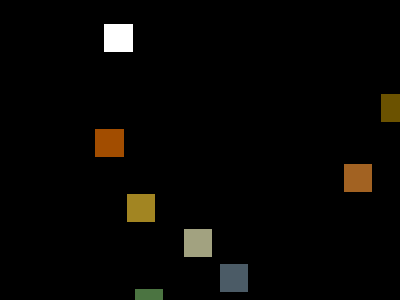
Frame 1 (no input)
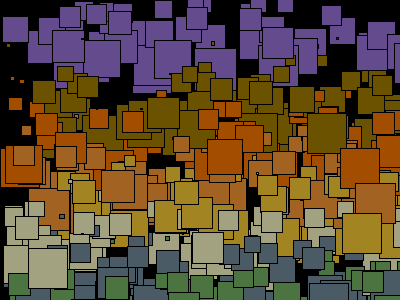
Frame 60 (the mouse pressed at the canvas centre just before this capture)
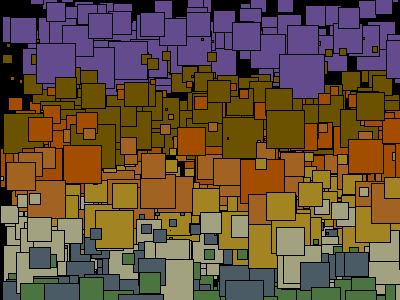
Frame 120 (the mouse held since frame 60 and released just before this capture)

The Processing sketch that drew these frames (run headless with seeded random() and noise(); from frame 60 on, the mouse is pressed at the canvas centre):

// Processing sketch: processing_38374
// ── processing_38374.pde

//Corinne Bridges
//Project 1
//September 20, 2011
//Drawing machine inspiration from Jared Tarbel's Box Fittings
//http://www.complexification.net/gallery/machines/boxFitting/


void setup() {
  size(400, 300);
  colorMode(RGB, 400);
  background(0);
}

int numOfSquares = 730; //number of squares
float rndSize;

void draw() {
  rndSize = random(45); //largest size of square

  if (numOfSquares > 500) { //if number of squares is more than 500
    rect(random(width), rndSize*2-35, rndSize, rndSize);
    fill(168, 130, 0); //draw random squares between 1 and 35 units.

    if (numOfSquares > 500) { //this 500 seems redundant, but without it the squares won't stop drawing.
      rect(random(width), rndSize*2+35, rndSize, rndSize);
      fill(255, 122, 0); //start drawing squares 35 units down from first one.

      if (numOfSquares > 500) {
        rect(random(width), rndSize*2+70, rndSize, rndSize);
        fill(255, 155, 54);

        if (numOfSquares > 500) {
          rect(random(width), rndSize*2+105, rndSize, rndSize);
          fill(255, 209, 54);

          if (numOfSquares > 500) {
            rect(random(width), rndSize*2+135, rndSize, rndSize);
            fill(255, 255, 201);

            if (numOfSquares > 500) {
              rect(random(width), rndSize*2+170, rndSize, rndSize);
              fill(119, 144, 160);

              if (numOfSquares > 500) {
                rect(random(width), rndSize*2+205, rndSize, rndSize);
                fill(119, 182, 103);

                if (numOfSquares > 500) {
                  rect(random(width), rndSize*2+230, rndSize, rndSize);
                  fill(157, 119, 222);
                }
              }
            }
          }
        }
      }
    }
  }
  numOfSquares--;
}
